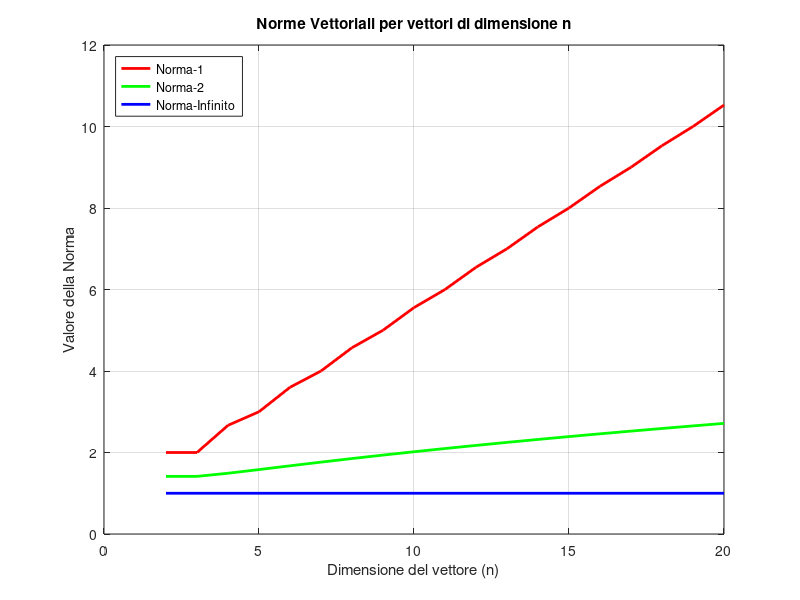

The MATLAB script that drew this image:

% Inizializzazione delle variabili
a = -1; % limite inferiore dell'intervallo
b = 1;  % limite superiore dell'intervallo

% Inizializzazione dei vettori per memorizzare i risultati
norm1_results = zeros(1,19);
norm2_results = zeros(1,19);
normInf_results = zeros(1,19);

% Calcolo delle norme per vettori di dimensioni diverse
for n = 2:20
    % Creazione del vettore con n punti equidistanti nell'intervallo [a, b]
    v = linspace(a, b, n);
    
    % Calcolo della norma-1 (somma dei valori assoluti)
    norm1 = sum(abs(v));
    norm1_results(n-1) = norm1;
    
    % Calcolo della norma-2 (radice quadrata della somma dei quadrati)
    norm2 = sqrt(sum(v.^2));
    norm2_results(n-1) = norm2;
    
    % Calcolo della norma-infinito (valore massimo assoluto)
    normInf = max(abs(v));
    normInf_results(n-1) = normInf;
end

% Creazione del grafico
figure;
plot(2:20, norm1_results, 'r', 'LineWidth', 2); hold on;
plot(2:20, norm2_results, 'g', 'LineWidth', 2); 
plot(2:20, normInf_results, 'b', 'LineWidth', 2); 

% Aggiunta di legenda e titoli
legend('Norma-1', 'Norma-2', 'Norma-Infinito', 'Location', 'northwest');
title('Norme Vettoriali per vettori di dimensione n');
xlabel('Dimensione del vettore (n)');
ylabel('Valore della Norma');
grid on;
hold off;